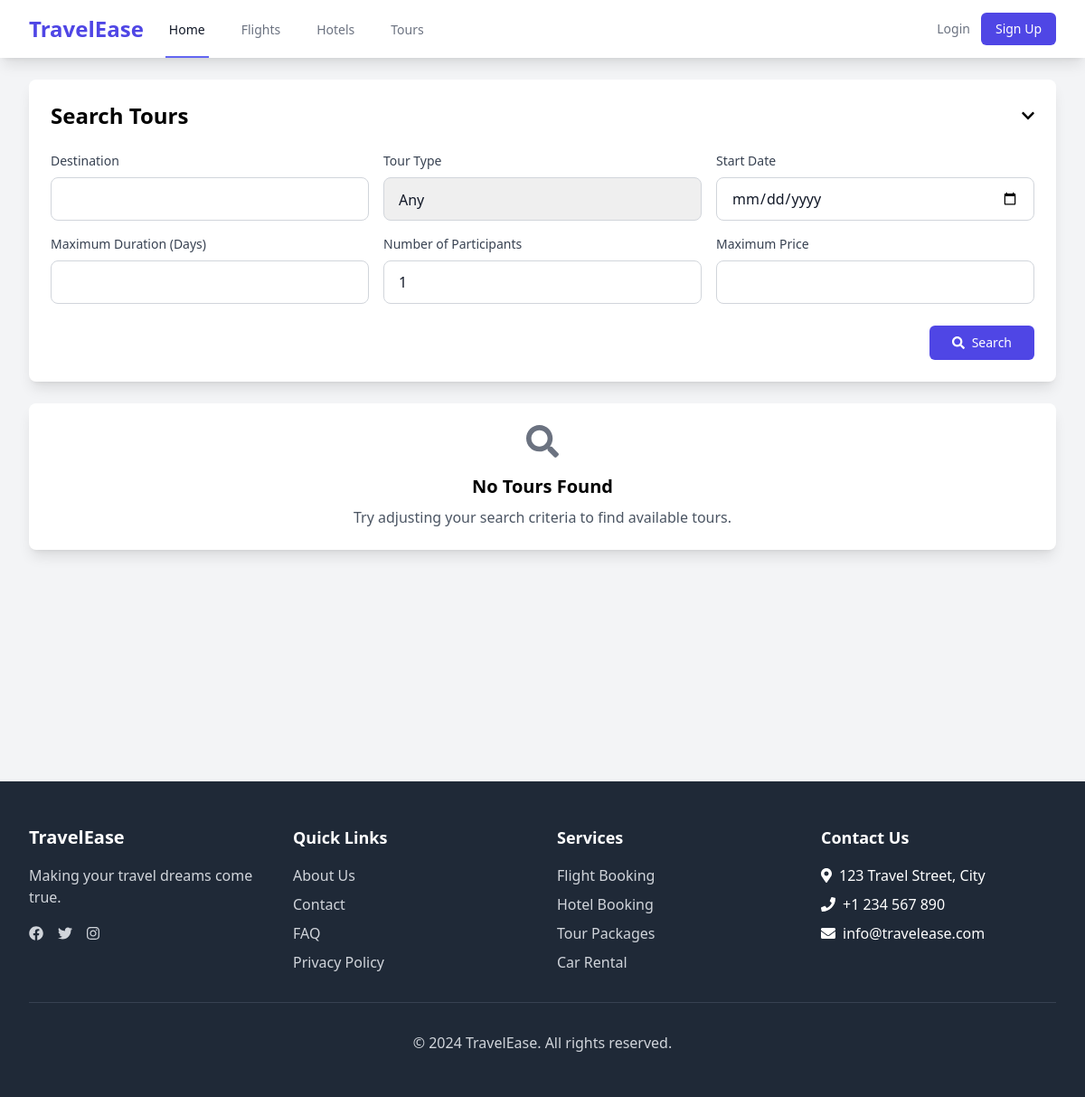
Before: /tours/search/ with the older database file.
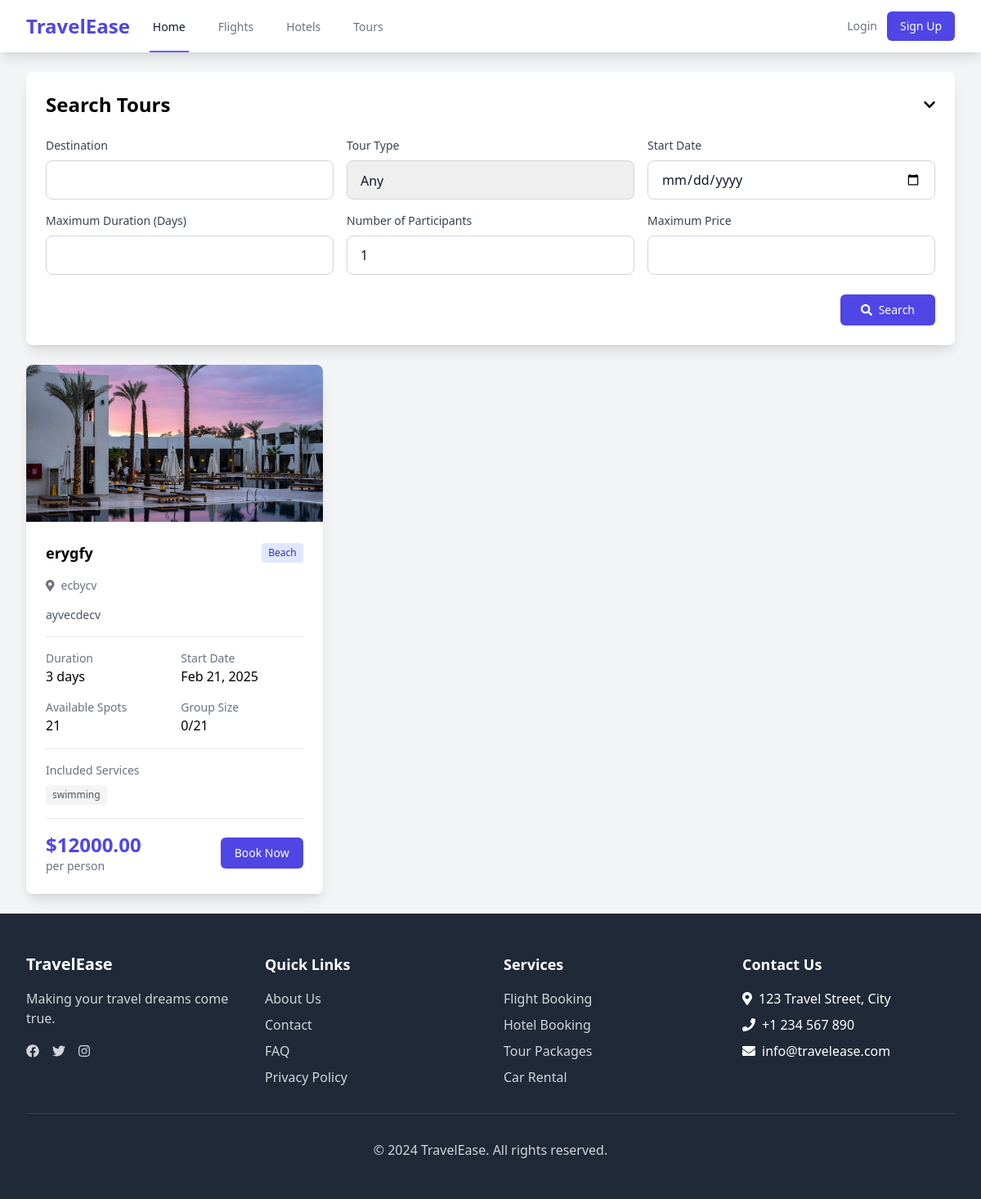
After: the same page with the newer database file.
### core/models.py (models this page shows, shortened)
class Tour(models.Model):
    ADVENTURE = 'adventure'
    CULTURAL = 'cultural'
    BEACH = 'beach'
    CITY = 'city'
    TOUR_TYPE_CHOICES = [
        (ADVENTURE, 'Adventure'),
        (CULTURAL, 'Cultural'),
        (BEACH, 'Beach'),
        (CITY, 'City Tours'),
    ]
    name = models.CharField(max_length=200)
    destination = models.CharField(max_length=200)
    description = models.TextField()
    duration_days = models.IntegerField()
    price = models.DecimalField(max_digits=10, decimal_places=2)
    tour_type = models.CharField(max_length=10, choices=TOUR_TYPE_CHOICES, default=CULTURAL)
    max_participants = models.IntegerField()
    current_participants = models.IntegerField(default=0)
    start_date = models.DateField()
    end_date = models.DateField()
    included_services = models.TextField()
    created_at = models.DateTimeField(auto_now_add=True)
    updated_at = models.DateTimeField(auto_now=True)
    class Meta:
        ordering = ['start_date']

class TourImage(models.Model):
    tour = models.ForeignKey('Tour', related_name='images', on_delete=models.CASCADE)
    image = models.ImageField(upload_to='tour_images/')
    created_at = models.DateTimeField(auto_now_add=True)
    class Meta:
        ordering = ['created_at']

### core/views.py (the view, shortened to what this page needs)
# urls.py: path('tours/search/', views.search_tours, name='search_tours'),
def search_tours(request):
    form = TourSearchForm(request.GET or None)
    tours = Tour.objects.all()
    context = {
        'form': form,
        'tours': tours,
    }
    return render(request, 'search/tours.html', context)

### templates/search/tours.html (shortened to what this page needs)
{% extends 'search/base_search.html' %}
{% load static %}
{% load widget_tweaks %}
{% load custom_filters %}
{% block search_title %}Search Tours{% endblock %}
{% block search_form %}
<div class="grid grid-cols-1 md:grid-cols-2 lg:grid-cols-3 gap-4">
    <div>
        <label for="{{ form.destination.id_for_label }}" class="block text-sm font-medium text-gray-700 mb-2">Destination</label>
        {{ form.destination|add_class:"appearance-none rounded-lg relative block w-full px-4 py-3 border border-gray-300 placeholder-gray-500 text-gray-900 focus:outline-none focus:ring-indigo-500 focus:border-indigo-500 focus:z-10 text-base h-12" }}
    </div>
    <div>
        <label for="{{ form.tour_type.id_for_label }}" class="block text-sm font-medium text-gray-700 mb-2">Tour Type</label>
        {{ form.tour_type|add_class:"appearance-none rounded-lg relative block w-full px-4 py-3 border border-gray-300 placeholder-gray-500 text-gray-900 focus:outline-none focus:ring-indigo-500 focus:border-indigo-500 focus:z-10 text-base h-12" }}
    </div>
    <div>
        <label for="{{ form.start_date.id_for_label }}" class="block text-sm font-medium text-gray-700 mb-2">Start Date</label>
        {{ form.start_date|add_class:"appearance-none rounded-lg relative block w-full px-4 py-3 border border-gray-300 placeholder-gray-500 text-gray-900 focus:outline-none focus:ring-indigo-500 focus:border-indigo-500 focus:z-10 text-base h-12" }}
    </div>
    <div>
        <label for="{{ form.max_duration.id_for_label }}" class="block text-sm font-medium text-gray-700 mb-2">Maximum Duration (Days)</label>
        {{ form.max_duration|add_class:"appearance-none rounded-lg relative block w-full px-4 py-3 border border-gray-300 placeholder-gray-500 text-gray-900 focus:outline-none focus:ring-indigo-500 focus:border-indigo-500 focus:z-10 text-base h-12" }}
    </div>
    <div>
        <label for="{{ form.participants.id_for_label }}" class="block text-sm font-medium text-gray-700 mb-2">Number of Participants</label>
        {{ form.participants|add_class:"appearance-none rounded-lg relative block w-full px-4 py-3 border border-gray-300 placeholder-gray-500 text-gray-900 focus:outline-none focus:ring-indigo-500 focus:border-indigo-500 focus:z-10 text-base h-12" }}
    </div>
    <div>
        <label for="{{ form.max_price.id_for_label }}" class="block text-sm font-medium text-gray-700 mb-2">Maximum Price</label>
        {{ form.max_price|add_class:"appearance-none rounded-lg relative block w-full px-4 py-3 border border-gray-300 placeholder-gray-500 text-gray-900 focus:outline-none focus:ring-indigo-500 focus:border-indigo-500 focus:z-10 text-base h-12" }}
    </div>
</div>
{% endblock %}
{% block search_results %}
{% if tours %}
    <div class="grid grid-cols-1 md:grid-cols-2 lg:grid-cols-3 gap-6">
        {% for tour in tours %}
        <div class="bg-white rounded-lg shadow-lg overflow-hidden hover:shadow-xl transition duration-300">
            {% if tour.images.all %}
                <img src="{{ tour.images.first.image.url }}" alt="{{ tour.name }}" class="w-full h-48 object-cover">
            {% else %}
                <div class="w-full h-48 bg-gray-200 flex items-center justify-center">
                    <i class="fas fa-map-marked-alt text-4xl text-gray-400"></i>
                </div>
            {% endif %}
            <div class="p-6">
                <div class="flex items-center justify-between mb-4">
                    <h3 class="text-lg font-semibold">{{ tour.name }}</h3>
                    <span class="bg-indigo-100 text-indigo-800 text-xs px-2 py-1 rounded">
                        {{ tour.get_tour_type_display }}
                    </span>
                </div>
                <div class="space-y-4">
                    <div>
                        <p class="text-sm text-gray-500">
                            <i class="fas fa-map-marker-alt mr-2"></i>{{ tour.destination }}
                        </p>
                    </div>
                    <div class="text-sm text-gray-600">
                        <p class="line-clamp-3">{{ tour.description }}</p>
                    </div>
                    <div class="border-t border-gray-200 pt-4">
                        <div class="grid grid-cols-2 gap-4">
                            <div>
                                <p class="text-sm text-gray-500">Duration</p>
                                <p class="font-medium">{{ tour.duration_days }} days</p>
                            </div>
                            <div>
                                <p class="text-sm text-gray-500">Start Date</p>
                                <p class="font-medium">{{ tour.start_date|date:"M d, Y" }}</p>
                            </div>
                            <div>
                                <p class="text-sm text-gray-500">Available Spots</p>
                                <p class="font-medium">{{ tour.max_participants|sub:tour.current_participants }}</p>
                            </div>
                            <div>
                                <p class="text-sm text-gray-500">Group Size</p>
                                <p class="font-medium">{{ tour.current_participants }}/{{ tour.max_participants }}</p>
                            </div>
                        </div>
                    </div>
                    <div class="border-t border-gray-200 pt-4">
                        <p class="text-sm text-gray-500 mb-2">Included Services</p>
                        <div class="flex flex-wrap gap-2">
                            {% for service in tour.included_services.split %}
                                <span class="bg-gray-100 text-gray-600 text-xs px-2 py-1 rounded">
                                    {{ service }}
                                </span>
                            {% endfor %}
                        </div>
                    </div>
                    <div class="border-t border-gray-200 pt-4">
                        <div class="flex items-center justify-between">
                            <div>
                                <p class="text-2xl font-bold text-indigo-600">${{ tour.price }}</p>
                                <p class="text-sm text-gray-500">per person</p>
                            </div>
                            <a href="{% url 'book_tour' tour.id %}" class="inline-flex items-center px-4 py-2 border border-transparent text-sm font-medium rounded-md text-white bg-indigo-600 hover:bg-indigo-700 focus:outline-none focus:ring-2 focus:ring-offset-2 focus:ring-indigo-500 transition duration-300">
                                Book Now
                            </a>
                        </div>
                    </div>
                </div>
            </div>
        </div>
        {% endfor %}
    </div>
{% else %}
    <div class="bg-white rounded-lg shadow-lg p-6 text-center">
        <div class="text-gray-500 mb-4">
            <i class="fas fa-search text-4xl"></i>
        </div>
        <h3 class="text-xl font-semibold mb-2">No Tours Found</h3>
        <p class="text-gray-600">Try adjusting your search criteria to find available tours.</p>
    </div>
{% endif %}
{% endblock %}

Changed rows visible on the page:
added Tour: images.first.image (picture), name "erygfy", tour_type "Beach", destination "ecbycv", description "ayvecdecv", duration_days "3", start_date "Feb 21, 2025", max_participants|sub "21", current_participants "0", max_participants "21", split "swimming", price "12000.00"
Other visible differences:
text no longer shown: "No Tours Found Try adjusting your search criteria to find available tours."
